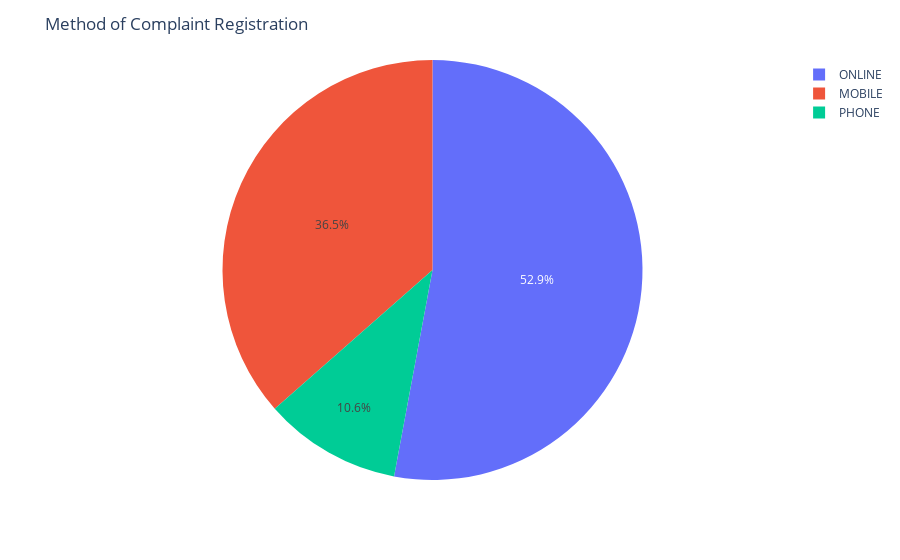

Write notebook code for a chart like this one.
### Code cell
import plotly.express as px
fig = px.pie(data_grp_channel_key, values='unique_key_size', names='open_data_channel_type')
fig.update_layout(
    title_text="Method of Complaint Registration",
)
fig.update_xaxes(showgrid=False)
fig.update_yaxes(showgrid=False)
fig

### Figure 1 — Plotly figure (JSON) as saved in the notebook; plotly's stock layout.template omitted (floating-point values rounded to 4 significant figures)
{"data": [{"domain": {"x": [0, 1], "y": [0, 1]}, "hovertemplate": "open_data_channel_type=%{label}<br>unique_key_size=%{value}<extra></extra>", "labels": ["MOBILE", "ONLINE", "PHONE"], "legendgroup": "", "name": "", "showlegend": true, "type": "pie", "values": [699460, 1014996, 203080]}], "layout": {"legend": {"tracegroupgap": 0}, "margin": {"t": 60}, "title": {"text": "Method of Complaint Registration"}, "xaxis": {"showgrid": false}, "yaxis": {"showgrid": false}}}
